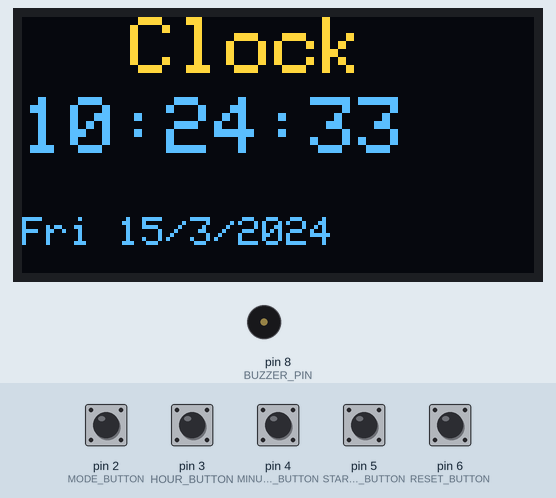
A sketch run on a simulated Arduino Uno, built with avr-gcc and run on an emulated ATmega328P. Parts: 128×64 one-colour display, buzzer (waves = sounding, pin HIGH). The test bench sets the inputs (shaded band); at power-on: pin 2 (MODE_BUTTON), pin 3 (HOUR_BUTTON), pin 4 (MINUTE_BUTTON), pin 5 (START_STOP_BUTTON), pin 6 (RESET_BUTTON) HIGH. The OLED is the two-colour kind (top 16 rows yellow); the local clock reads 2024-03-15 10:24:30 at power-on unless the sketch sets it.

Above: at 3.2 s.
3.3 s: pin 2 (MODE_BUTTON) pulled LOW for 0.15 s
At 4.7 s:
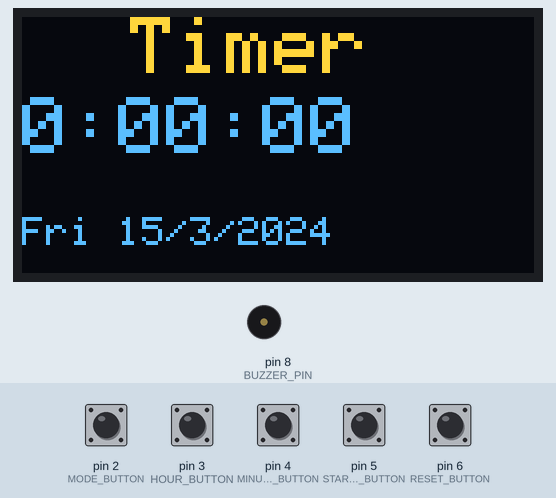
5.0 s: pin 2 (MODE_BUTTON) pulled LOW for 1 s
At 7.2 s:
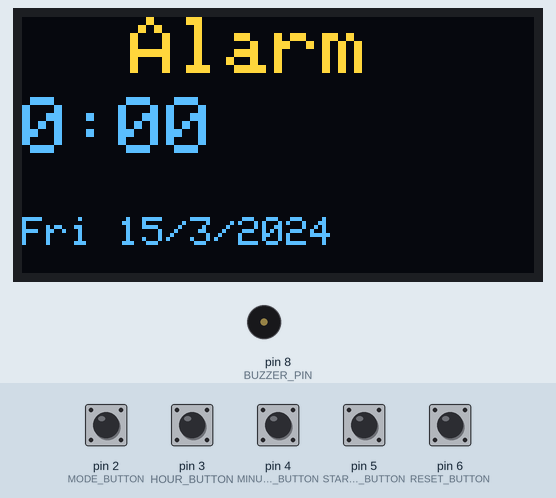
7.5 s: pin 3 (HOUR_BUTTON) pulled LOW for 1 s
At 9.1 s:
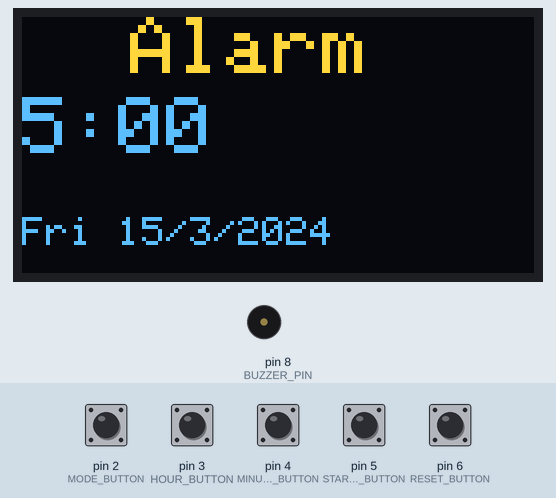
10.0 s: pin 4 (MINUTE_BUTTON) pulled LOW for 1 s
At 11.5 s:
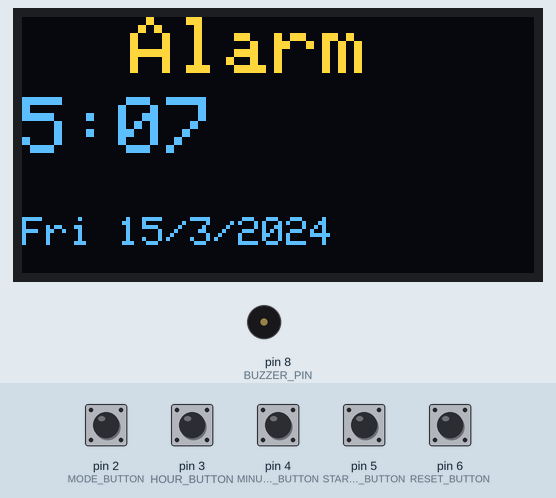
12.5 s: pin 3 (HOUR_BUTTON) pulled LOW for 0.15 s
At 13.8 s:
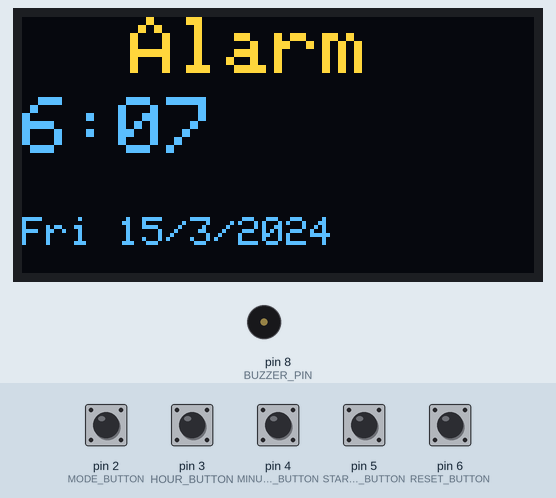
14.1 s: pin 4 (MINUTE_BUTTON) pulled LOW for 0.15 s
At 14.7 s:
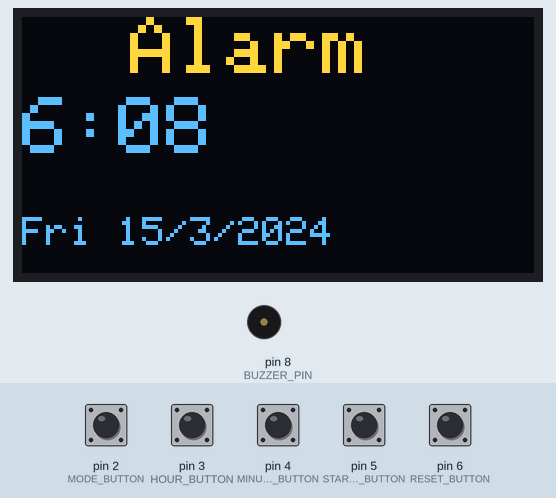
Timing chart, 0 to 16.7 s (numbered marks = the images above; inputs shaded):
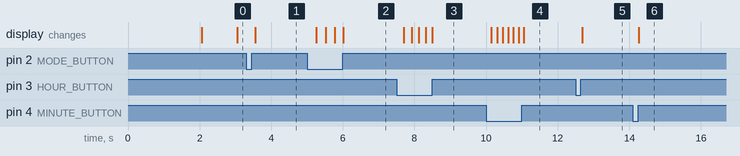

Measured:
- after the input at 3.3 s, the display: changes after 0.26 s (image 1)
- after the input at 5.0 s, the display: changes after 0.25 s (image 2)
- after the input at 7.5 s, the display: first changes after 0.20 s (image 3 shows a later state)
- after the input at 10.0 s, the display: first changes after 0.14 s (image 4 shows a later state)
- after the input at 12.5 s, the display: changes after 0.18 s (image 5)
- after the input at 14.1 s, the display: changes after 0.17 s (image 6)

The sketch:

PROJECT_CLOCK_with_alarm.ino
```cpp
#include <Wire.h>
#include <Adafruit_GFX.h>
#include <Adafruit_SSD1306.h>
#include <RTClib.h>

// Pin Definitions
#define MODE_BUTTON 2
#define HOUR_BUTTON 3
#define MINUTE_BUTTON 4
#define START_STOP_BUTTON 5  // Used for both timer and alarm start/stop
#define RESET_BUTTON 6       // Now used for both alarm reset and A.M./P.M.
#define BUZZER_PIN 8

// Display settings
#define SCREEN_WIDTH 128
#define SCREEN_HEIGHT 64
#define OLED_RESET    -1
#define SCREEN_ADDRESS 0x3C   // Most common I2C address for SSD1306

Adafruit_SSD1306 display(SCREEN_WIDTH, SCREEN_HEIGHT, &Wire, OLED_RESET);
RTC_DS3231 rtc;

enum Mode { CLOCK, TIMER, ALARM };
Mode currentMode = CLOCK;

int hours = 0;
int minutes = 0;
int seconds = 0;

int alarmHours = 0;
int alarmMinutes = 0;
bool alarmRunning = false;

bool timerRunning = false;
bool timerFinished = false;
unsigned long lastMillis = 0;
unsigned long buzzerMillis = 0;
bool buzzerState = false;

const char* dayNames[] = {"Sun", "Mon", "Tue", "Wed", "Thu", "Fri", "Sat"};
const char* modeNames[] = {"Clock", "Timer", "Alarm"};

void setup() {
  pinMode(MODE_BUTTON, INPUT_PULLUP);
  pinMode(HOUR_BUTTON, INPUT_PULLUP);
  pinMode(MINUTE_BUTTON, INPUT_PULLUP);
  pinMode(START_STOP_BUTTON, INPUT_PULLUP);
  pinMode(RESET_BUTTON, INPUT_PULLUP);
  pinMode(BUZZER_PIN, OUTPUT);

  if(!display.begin(SSD1306_SWITCHCAPVCC, SCREEN_ADDRESS)) {
    Serial.println(F("SSD1306 allocation failed"));
    for(;;);
  }
  // display.display();
  delay(2000);
  display.clearDisplay();
  display.setTextSize(2);
  display.setTextColor(SSD1306_WHITE);

  if (!rtc.begin()) {
    Serial.println("Couldn't find RTC");
    while (1);
  }

  if (rtc.lostPower()) {
    rtc.adjust(DateTime(F(__DATE__), F(__TIME__)));
  }
}

void loop() {
  handleButtons();

  // Check for alarm
  checkAlarm();

  // Update timer if it's running
  if (timerRunning && !timerFinished) {
    unsigned long currentMillis = millis();
    if (currentMillis - lastMillis >= 1000) {
      lastMillis = currentMillis;
      if (seconds == 0) {
        if (minutes == 0) {
          if (hours == 0) {
            timerRunning = false;
            timerFinished = true;
            // Start the buzzer when the timer is finished
            startBuzzer();
          } else {
            hours--;
            minutes = 59;
            seconds = 59;
          }
        } else {
          minutes--;
          seconds = 59;
        }
      } else {
        seconds--;
      }
    }
  }

  // Continue buzzer cycle if timer finished
  if (timerFinished) {
    startBuzzer();
  }

  switch (currentMode) {
    case CLOCK:
      displayClock();
      break;
    case TIMER:
      displayTimer();
      break;
    case ALARM:
      displayAlarm();
      break;
  }
  display.display();
  delay(20);
}

void handleButtons() {
  if (digitalRead(MODE_BUTTON) == LOW) {
    currentMode = static_cast<Mode>((currentMode + 1) % 3);
    delay(200);
  }

  if (currentMode == TIMER) {
    if (digitalRead(START_STOP_BUTTON) == LOW) {
      timerRunning = !timerRunning;
      delay(100);
    }

    if (digitalRead(HOUR_BUTTON) == LOW) {
      hours = (hours + 1) % 24;
      delay(150);
    }

    if (digitalRead(MINUTE_BUTTON) == LOW) {
      minutes = (minutes + 1) % 60;
      delay(20);
    }
  }

  if (currentMode == ALARM) {
    if (digitalRead(HOUR_BUTTON) == LOW) {
      alarmHours = (alarmHours + 1) % 24;
      delay(150);
    }

    if (digitalRead(MINUTE_BUTTON) == LOW) {
      alarmMinutes = (alarmMinutes + 1) % 60;
      delay(100);
    }

    if (digitalRead(RESET_BUTTON) == LOW) {
      alarmRunning = false;
      digitalWrite(BUZZER_PIN, LOW);
      hours = 0;
      minutes = 0;
      seconds = 0;
      timerFinished = false;
      delay(20);
    }

    if (digitalRead(START_STOP_BUTTON) == LOW) {
      alarmRunning = !alarmRunning;
      delay(150);
    }
  }

  if (digitalRead(RESET_BUTTON) == LOW) {
    timerRunning = false;
    timerFinished = false;
    alarmRunning = false;
    digitalWrite(BUZZER_PIN, LOW);
    hours = 0;
    minutes = 0;
    seconds = 0;
    delay(20);
  }
}

void checkAlarm() {
  if (alarmRunning && currentMode != ALARM) {
    DateTime now = rtc.now();
    if (now.hour() == alarmHours && now.minute() == alarmMinutes) {
      startBuzzer();
    } else {
      digitalWrite(BUZZER_PIN, LOW);
    }
  }
}

void startBuzzer() {
  unsigned long currentMillis = millis();
  if (currentMillis - buzzerMillis >= 150) {
    buzzerMillis = currentMillis;
    buzzerState = !buzzerState;
    digitalWrite(BUZZER_PIN, buzzerState);
  }
}

void displayClock() {
  DateTime now = rtc.now();
  display.clearDisplay();

  // Display mode name
  display.setCursor(27, 0);
  display.setTextSize(2); // Larger text size for the mode name
  display.print(modeNames[currentMode]);

  // Display time in 24-hour format
  display.setCursor(0, 20);
  display.print(now.hour());
  display.print(':');
  display.print(now.minute() < 10 ? "0" : "");
  display.print(now.minute());
  display.print(':');
  display.print(now.second() < 10 ? "0" : "");
  display.print(now.second());

  // Display date and day
  display.setTextSize(1); // Smaller text size for the date
  display.setCursor(0, 50);
  display.print(dayNames[now.dayOfTheWeek()]);
  display.print(' ');
  display.print(now.day());
  display.print('/');
  display.print(now.month());
  display.print('/');
  display.print(now.year());
}

void displayTimer() {
  display.clearDisplay();

  // Display mode name
  display.setCursor(27, 0);
  display.setTextSize(2); // Larger text size for the mode name
  display.print(modeNames[currentMode]);

  // Display timer
  display.setCursor(0, 20);
  display.print(hours);
  display.print(':');
  display.print(minutes < 10 ? "0" : "");
  display.print(minutes);
  display.print(':');
  display.print(seconds < 10 ? "0" : "");
  display.print(seconds);

  // Display date and day
  DateTime now = rtc.now();
  display.setTextSize(1); // Smaller text size for the date
  display.setCursor(0, 50);
  display.print(dayNames[now.dayOfTheWeek()]);
  display.print(' ');
  display.print(now.day());
  display.print('/');
  display.print(now.month());
  display.print('/');
  display.print(now.year());
}

void displayAlarm() {
  display.clearDisplay();

  // Display mode name
  display.setCursor(27, 0);
  display.setTextSize(2); // Larger text size for the mode name
  display.print(modeNames[currentMode]);

  // Display alarm time in 24-hour format
  display.setCursor(0, 20);
  display.print(alarmHours);
  display.print(':');
  display.print(alarmMinutes < 10 ? "0" : "");
  display.print(alarmMinutes);

  // Display date and day
  DateTime now = rtc.now();
  display.setTextSize(1); // Smaller text size for the date
  display.setCursor(0, 50);
  display.print(dayNames[now.dayOfTheWeek()]);
  display.print(' ');
  display.print(now.day());
  display.print('/');
  display.print(now.month());
  display.print('/');
  display.print(now.year());

  // Check if alarm should sound
  if (alarmRunning) {
    if (now.hour() == alarmHours && now.minute() == alarmMinutes) {
      startBuzzer();
    } else {
      digitalWrite(BUZZER_PIN, LOW);
    }
  } else {
    digitalWrite(BUZZER_PIN, LOW);
  }
}
```
